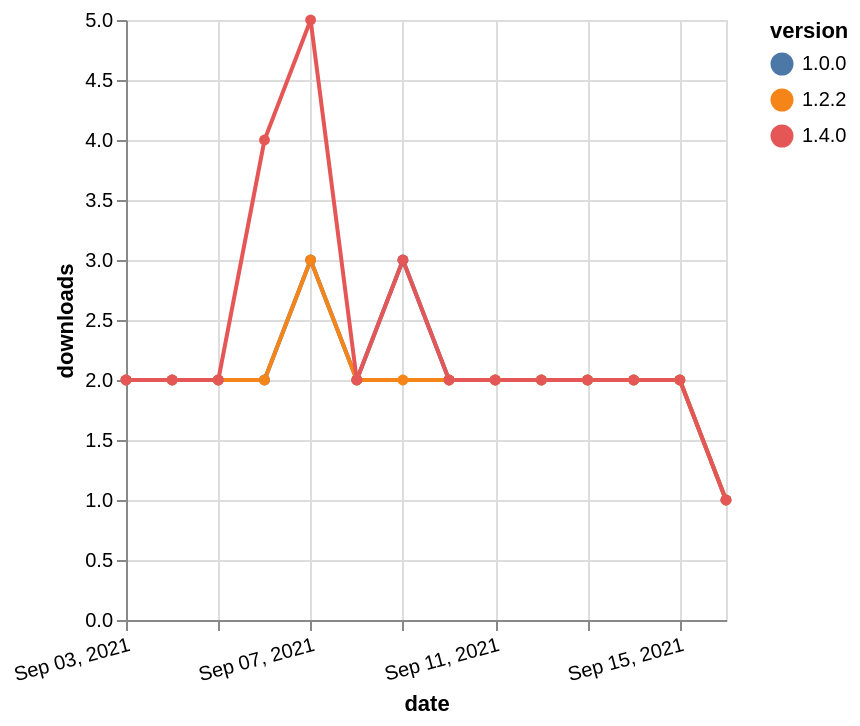

Source (Vega-Lite JSON):
### Vega-Lite specification from a JSON file in a GitHub repository (floating-point values rounded to 4 significant figures)
{"$schema": "https://vega.github.io/schema/vega-lite/v5.json", "description": "A simple bar chart with embedded data.", "data": {"values": [{"date": "2021-09-03", "total": 1478, "delta": 2, "version": "1.0.0"}, {"date": "2021-09-04", "total": 1480, "delta": 2, "version": "1.0.0"}, {"date": "2021-09-05", "total": 1482, "delta": 2, "version": "1.0.0"}, {"date": "2021-09-06", "total": 1484, "delta": 2, "version": "1.0.0"}, {"date": "2021-09-07", "total": 1487, "delta": 3, "version": "1.0.0"}, {"date": "2021-09-08", "total": 1489, "delta": 2, "version": "1.0.0"}, {"date": "2021-09-09", "total": 1492, "delta": 3, "version": "1.0.0"}, {"date": "2021-09-10", "total": 1494, "delta": 2, "version": "1.0.0"}, {"date": "2021-09-11", "total": 1496, "delta": 2, "version": "1.0.0"}, {"date": "2021-09-12", "total": 1498, "delta": 2, "version": "1.0.0"}, {"date": "2021-09-13", "total": 1500, "delta": 2, "version": "1.0.0"}, {"date": "2021-09-14", "total": 1502, "delta": 2, "version": "1.0.0"}, {"date": "2021-09-15", "total": 1504, "delta": 2, "version": "1.0.0"}, {"date": "2021-09-16", "total": 1505, "delta": 1, "version": "1.0.0"}, {"date": "2021-09-03", "total": 979, "delta": 2, "version": "1.2.2"}, {"date": "2021-09-04", "total": 981, "delta": 2, "version": "1.2.2"}, {"date": "2021-09-05", "total": 983, "delta": 2, "version": "1.2.2"}, {"date": "2021-09-06", "total": 985, "delta": 2, "version": "1.2.2"}, {"date": "2021-09-07", "total": 988, "delta": 3, "version": "1.2.2"}, {"date": "2021-09-08", "total": 990, "delta": 2, "version": "1.2.2"}, {"date": "2021-09-09", "total": 992, "delta": 2, "version": "1.2.2"}, {"date": "2021-09-10", "total": 994, "delta": 2, "version": "1.2.2"}, {"date": "2021-09-11", "total": 996, "delta": 2, "version": "1.2.2"}, {"date": "2021-09-12", "total": 998, "delta": 2, "version": "1.2.2"}, {"date": "2021-09-13", "total": 1000, "delta": 2, "version": "1.2.2"}, {"date": "2021-09-14", "total": 1002, "delta": 2, "version": "1.2.2"}, {"date": "2021-09-15", "total": 1004, "delta": 2, "version": "1.2.2"}, {"date": "2021-09-16", "total": 1005, "delta": 1, "version": "1.2.2"}, {"date": "2021-09-03", "total": 758, "delta": 2, "version": "1.4.0"}, {"date": "2021-09-04", "total": 760, "delta": 2, "version": "1.4.0"}, {"date": "2021-09-05", "total": 762, "delta": 2, "version": "1.4.0"}, {"date": "2021-09-06", "total": 766, "delta": 4, "version": "1.4.0"}, {"date": "2021-09-07", "total": 771, "delta": 5, "version": "1.4.0"}, {"date": "2021-09-08", "total": 773, "delta": 2, "version": "1.4.0"}, {"date": "2021-09-09", "total": 776, "delta": 3, "version": "1.4.0"}, {"date": "2021-09-10", "total": 778, "delta": 2, "version": "1.4.0"}, {"date": "2021-09-11", "total": 780, "delta": 2, "version": "1.4.0"}, {"date": "2021-09-12", "total": 782, "delta": 2, "version": "1.4.0"}, {"date": "2021-09-13", "total": 784, "delta": 2, "version": "1.4.0"}, {"date": "2021-09-14", "total": 786, "delta": 2, "version": "1.4.0"}, {"date": "2021-09-15", "total": 788, "delta": 2, "version": "1.4.0"}, {"date": "2021-09-16", "total": 789, "delta": 1, "version": "1.4.0"}]}, "width": "container", "mark": {"type": "line", "point": {"filled": true}}, "encoding": {"x": {"field": "date", "type": "temporal", "timeUnit": "yearmonthdate", "title": "date", "axis": {"labelAngle": -15}}, "y": {"field": "delta", "type": "quantitative", "title": "downloads"}, "color": {"field": "version", "type": "nominal"}, "tooltip": {"field": "delta"}}}
